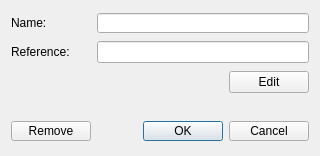
<?xml version="1.0" encoding="UTF-8"?>
<ui version="4.0">
 <class>C_UiReferenceEditor</class>
 <widget class="QDialog" name="C_UiReferenceEditor">
  <property name="geometry">
   <rect>
    <x>0</x>
    <y>0</y>
    <width>320</width>
    <height>156</height>
   </rect>
  </property>
  <property name="windowTitle">
   <string>Dialog</string>
  </property>
  <layout class="QVBoxLayout" name="verticalLayout_2">
   <item>
    <layout class="QVBoxLayout" name="verticalLayout">
     <item>
      <layout class="QHBoxLayout" name="horizontalLayout_2">
       <item>
        <widget class="QLabel" name="label">
         <property name="minimumSize">
          <size>
           <width>80</width>
           <height>20</height>
          </size>
         </property>
         <property name="maximumSize">
          <size>
           <width>80</width>
           <height>20</height>
          </size>
         </property>
         <property name="text">
          <string>Name:</string>
         </property>
        </widget>
       </item>
       <item>
        <widget class="QLineEdit" name="NameLineEdit">
         <property name="minimumSize">
          <size>
           <width>0</width>
           <height>20</height>
          </size>
         </property>
         <property name="maximumSize">
          <size>
           <width>16777215</width>
           <height>20</height>
          </size>
         </property>
        </widget>
       </item>
      </layout>
     </item>
     <item>
      <layout class="QHBoxLayout" name="horizontalLayout_3">
       <item>
        <widget class="QLabel" name="label_2">
         <property name="minimumSize">
          <size>
           <width>80</width>
           <height>20</height>
          </size>
         </property>
         <property name="maximumSize">
          <size>
           <width>80</width>
           <height>20</height>
          </size>
         </property>
         <property name="text">
          <string>Reference:</string>
         </property>
        </widget>
       </item>
       <item>
        <widget class="QLineEdit" name="ReferenceLineEdit"/>
       </item>
      </layout>
     </item>
     <item>
      <layout class="QHBoxLayout" name="horizontalLayout_4">
       <item>
        <spacer name="horizontalSpacer_2">
         <property name="orientation">
          <enum>Qt::Horizontal</enum>
         </property>
         <property name="sizeHint" stdset="0">
          <size>
           <width>40</width>
           <height>20</height>
          </size>
         </property>
        </spacer>
       </item>
       <item>
        <widget class="QPushButton" name="EditButton">
         <property name="minimumSize">
          <size>
           <width>0</width>
           <height>20</height>
          </size>
         </property>
         <property name="sizeIncrement">
          <size>
           <width>0</width>
           <height>20</height>
          </size>
         </property>
         <property name="text">
          <string>Edit</string>
         </property>
        </widget>
       </item>
      </layout>
     </item>
     <item>
      <layout class="QHBoxLayout" name="horizontalLayout_5">
       <property name="topMargin">
        <number>20</number>
       </property>
      </layout>
     </item>
     <item>
      <layout class="QHBoxLayout" name="horizontalLayout">
       <item>
        <widget class="QPushButton" name="RemoveButton">
         <property name="minimumSize">
          <size>
           <width>80</width>
           <height>20</height>
          </size>
         </property>
         <property name="maximumSize">
          <size>
           <width>80</width>
           <height>20</height>
          </size>
         </property>
         <property name="text">
          <string>Remove</string>
         </property>
        </widget>
       </item>
       <item>
        <spacer name="horizontalSpacer">
         <property name="orientation">
          <enum>Qt::Horizontal</enum>
         </property>
         <property name="sizeHint" stdset="0">
          <size>
           <width>40</width>
           <height>20</height>
          </size>
         </property>
        </spacer>
       </item>
       <item>
        <widget class="QDialogButtonBox" name="ButtonBox">
         <property name="minimumSize">
          <size>
           <width>0</width>
           <height>20</height>
          </size>
         </property>
         <property name="maximumSize">
          <size>
           <width>16777215</width>
           <height>20</height>
          </size>
         </property>
         <property name="orientation">
          <enum>Qt::Horizontal</enum>
         </property>
         <property name="standardButtons">
          <set>QDialogButtonBox::Cancel|QDialogButtonBox::Ok</set>
         </property>
        </widget>
       </item>
      </layout>
     </item>
    </layout>
   </item>
  </layout>
 </widget>
 <resources/>
 <connections>
  <connection>
   <sender>ButtonBox</sender>
   <signal>accepted()</signal>
   <receiver>C_UiReferenceEditor</receiver>
   <slot>accept()</slot>
   <hints>
    <hint type="sourcelabel">
     <x>248</x>
     <y>254</y>
    </hint>
    <hint type="destinationlabel">
     <x>157</x>
     <y>274</y>
    </hint>
   </hints>
  </connection>
  <connection>
   <sender>ButtonBox</sender>
   <signal>rejected()</signal>
   <receiver>C_UiReferenceEditor</receiver>
   <slot>reject()</slot>
   <hints>
    <hint type="sourcelabel">
     <x>316</x>
     <y>260</y>
    </hint>
    <hint type="destinationlabel">
     <x>286</x>
     <y>274</y>
    </hint>
   </hints>
  </connection>
 </connections>
</ui>
